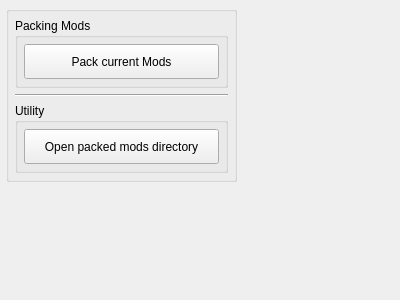
<?xml version="1.0" encoding="UTF-8"?>
<ui version="4.0">
 <class>Form</class>
 <widget class="QWidget" name="Form">
  <property name="geometry">
   <rect>
    <x>0</x>
    <y>0</y>
    <width>400</width>
    <height>300</height>
   </rect>
  </property>
  <property name="windowTitle">
   <string>Form</string>
  </property>
  <layout class="QVBoxLayout" name="verticalLayout_2">
   <property name="leftMargin">
    <number>6</number>
   </property>
   <property name="topMargin">
    <number>6</number>
   </property>
   <property name="rightMargin">
    <number>6</number>
   </property>
   <property name="bottomMargin">
    <number>6</number>
   </property>
   <item>
    <widget class="QWidget" name="widget" native="true">
     <layout class="QHBoxLayout" name="horizontalLayout">
      <property name="spacing">
       <number>0</number>
      </property>
      <property name="leftMargin">
       <number>0</number>
      </property>
      <property name="topMargin">
       <number>0</number>
      </property>
      <property name="rightMargin">
       <number>0</number>
      </property>
      <property name="bottomMargin">
       <number>0</number>
      </property>
      <item>
       <widget class="QGroupBox" name="groupBox">
        <property name="title">
         <string/>
        </property>
        <layout class="QVBoxLayout" name="verticalLayout">
         <property name="leftMargin">
          <number>6</number>
         </property>
         <property name="topMargin">
          <number>6</number>
         </property>
         <property name="rightMargin">
          <number>6</number>
         </property>
         <property name="bottomMargin">
          <number>6</number>
         </property>
         <item>
          <widget class="QGroupBox" name="groupBox_3">
           <property name="title">
            <string>Packing Mods</string>
           </property>
           <layout class="QVBoxLayout" name="verticalLayout_4">
            <property name="leftMargin">
             <number>6</number>
            </property>
            <property name="topMargin">
             <number>6</number>
            </property>
            <property name="rightMargin">
             <number>6</number>
            </property>
            <property name="bottomMargin">
             <number>6</number>
            </property>
            <item>
             <widget class="QPushButton" name="pack_mods_btn">
              <property name="minimumSize">
               <size>
                <width>195</width>
                <height>35</height>
               </size>
              </property>
              <property name="text">
               <string>Pack current Mods</string>
              </property>
             </widget>
            </item>
           </layout>
          </widget>
         </item>
         <item>
          <widget class="Line" name="line">
           <property name="orientation">
            <enum>Qt::Horizontal</enum>
           </property>
          </widget>
         </item>
         <item>
          <widget class="QGroupBox" name="groupBox_2">
           <property name="title">
            <string>Utility</string>
           </property>
           <layout class="QVBoxLayout" name="verticalLayout_3">
            <property name="leftMargin">
             <number>6</number>
            </property>
            <property name="topMargin">
             <number>6</number>
            </property>
            <property name="rightMargin">
             <number>6</number>
            </property>
            <property name="bottomMargin">
             <number>6</number>
            </property>
            <item>
             <widget class="QPushButton" name="pack_open_dir_btn">
              <property name="minimumSize">
               <size>
                <width>195</width>
                <height>35</height>
               </size>
              </property>
              <property name="text">
               <string>Open packed mods directory</string>
              </property>
             </widget>
            </item>
           </layout>
          </widget>
         </item>
        </layout>
       </widget>
      </item>
      <item>
       <spacer name="horizontalSpacer">
        <property name="orientation">
         <enum>Qt::Horizontal</enum>
        </property>
        <property name="sizeHint" stdset="0">
         <size>
          <width>40</width>
          <height>20</height>
         </size>
        </property>
       </spacer>
      </item>
     </layout>
    </widget>
   </item>
   <item>
    <spacer name="verticalSpacer">
     <property name="orientation">
      <enum>Qt::Vertical</enum>
     </property>
     <property name="sizeHint" stdset="0">
      <size>
       <width>20</width>
       <height>40</height>
      </size>
     </property>
    </spacer>
   </item>
  </layout>
 </widget>
 <resources/>
 <connections/>
</ui>
